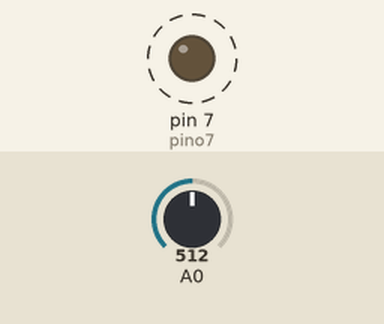
A sketch run on a simulated Arduino Uno, built with avr-gcc and run on an emulated ATmega328P. Shown: output pins drawn as LEDs (lit = HIGH). Dashed ring = blinking. The inputs (shaded band) are chosen by the test bench; at power-on: A0 = 512. What the sketch prints to the serial monitor is not drawn.

Above: at 0.6 s.
Timing chart, 0 to 3.0 s (numbered marks = the images above):
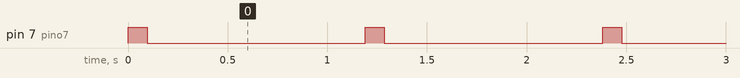

The sketch:

Termistor.ino
```cpp
/*
 * SENSOR TEMPERATURA TERMISTOR NTC
 * --------------------------------
 *
 * AUTOR: EUZEBIO
 * --------------
 */

#include <Thermistor.h>

Thermistor temp(0);
int frequencia = 95;

int pino7 = 7;
void setup() {
  Serial.begin(9600);
  pinMode(pino7, OUTPUT);
}
void loop() {
  int temperature = temp.getTemp();

  if (temperature >= 25) {
    if (temperature >= 27 && temperature <= 29 ) {
      frequencia = 10;
    }

    if (temperature > 29 ) {
      frequencia = 5;
    }

    if (temperature < 27 ) {
      frequencia = 95;
    }
  }

  digitalWrite(pino7, HIGH);
  delay(frequencia);
  digitalWrite(pino7, LOW);
  delay(frequencia);

  Serial.print("Temperatura: ");
  Serial.print(temperature);
  Serial.println("°C");
  delay(1000);
}
```

Measured:
- by itself, pin 7 (pino7): alternates HIGH for 0.10 s and LOW for 1.1 s
